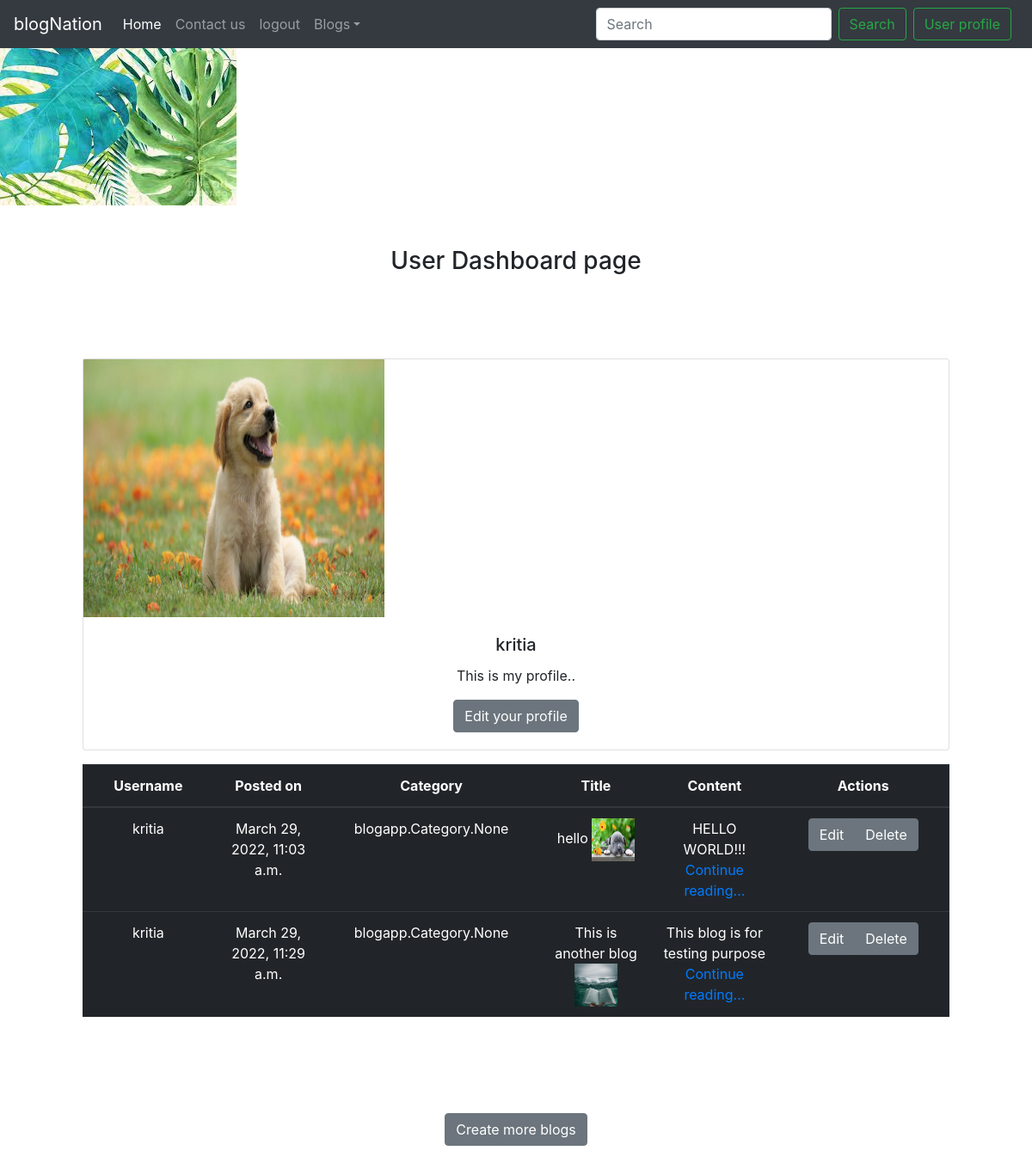
Screenshot of /userdashboard/ (signed in) with the database file from the repository.
### blogapp/models.py (models this page shows, shortened)
class BlogTimeStamp(models.Model):
   created_at = models.DateTimeField(auto_now_add=True)
   updated_at = models.DateTimeField(auto_now_add=True)
   class Meta:
      abstract = True

class Profile(BlogTimeStamp):
   user = models.OneToOneField(User, on_delete=models.CASCADE)
   contact = models.IntegerField(null=True, blank=True)
   picture = models.ImageField(upload_to='media/', null=True, blank=True)
   bio = models.TextField(null=True, blank=True)

class Post(BlogTimeStamp):
   author = models.ForeignKey(User, on_delete=models.CASCADE)
   title = models.CharField(max_length=100)
   content = models.TextField(max_length=2000, null=True, blank=True)
   slug = models.SlugField(max_length=1000, null=True, blank=True)
   image = models.ImageField(upload_to='images', null=True, blank=True)
   posted_on = models.DateTimeField(auto_now=True)
   category = models.ManyToManyField(Category)

### blogapp/views.py (the view)
# urls.py: path("userdashboard/", views.userdashboard, name='userdashboard'),
def userdashboard(request):
    if request.user.is_authenticated:
        posts = Post.objects.filter(author=request.user)
        return render(request, 'home/userdashboard.html', {'posts': posts})

### templates/home/userdashboard.html (shortened to what this page needs)
{%extends 'base.html'%}
{%load static%}
{% block body %}
<h3 class="my-5" align="center">User Dashboard page</h3>
{% if user.is_authenticated%}
<div class="col=sm-10 m-5 p-5">
  <div class="card mb-3">
    <img  style="height:300px;width:350px;" src="http://127.0.0.1:8000/media/media/image2.jpg">
    <div class="card-body" align="center">
      <h5 class="card-title">{{user.username}}</h5>
      <p class="card-text">{{user.profile.bio}}</p>
      <a href="{% url 'blogapp:profile' user.pk %}" target"blank" class="btn btn-secondary m-2 my-sm-0" type="submit">Edit your profile</a>
    </div>
  </div>
  {% endif %}
  {%if posts%}
<table class="table table-hover table-dark">
  <thead>
     <tr class="text-center">
      <th scope="col" style="width:2%">Username</th>
      <th scope="col" style="width:2%">Posted on</th>
      <th scope="col" style="width:2%">Category</th>
      <th scope="col" style="width:2%">Title</th>
      <th scope="col" style="width:2%">Content</th>
      <th scope="col" style="width:2%">Actions</th>
    </tr>
  </thead>
  <tbody>
    {%for post in posts%}
    <tr align="center">
      <td>{{ post.author}}</td>
      <td>{{ post.posted_on }}</td>
      <td>{{ post.category }}</td>
      <td>{{ post.title }} <img src={{post.image.url}} width="50" height="50"/></td>
      <td>{{ post.content }}</br><a href="{% url 'blogapp:post_detail' post.pk%}" class="stretched-link">Continue reading...</a></td>
      <td>
        <div class="btn-group" role="group" aria-label="Basic example">
          <a type="button" href="{% url 'blogapp:update' post.pk%}" class="btn btn-secondary">Edit</a>
          <a type="button" href="{% url 'blogapp:delete' post.pk%}" class="btn btn-secondary">Delete</a>
        </div>
    </td>
    </tr>
    {% endfor %}
  </tbody>
</table>
</div>
{% else %}
<h4> No records</h4>
{% endif %}
<div class="container mb-5" align="center">
  <a href="{% url 'blogapp:create' %}" target"blank" class="btn btn-secondary" type="submit">Create more blogs</a>
</div>
{% endblock %}

### rows the page displays
Post: author "kritia", posted_on "March 29, 2022, 11:03 a.m.", category "blogapp.Category.None", title "hello", image (picture), content "HELLO WORLD!!!"
Post: author "kritia", posted_on "March 29, 2022, 11:29 a.m.", category "blogapp.Category.None", title "This is another blog", image (picture), content "This blog is for testing purpose"

### other values shown
{{ user.username }} "kritia"
{{ user.profile.bio }} "This is my profile.."
